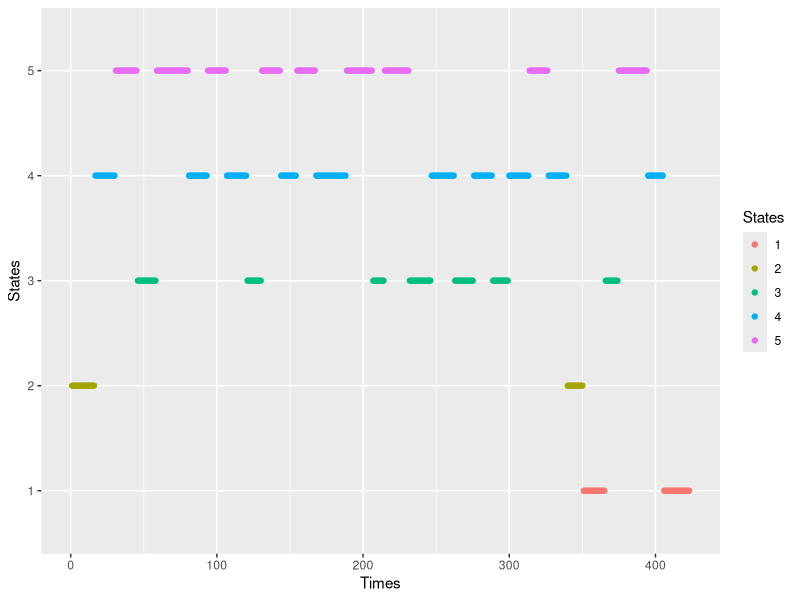
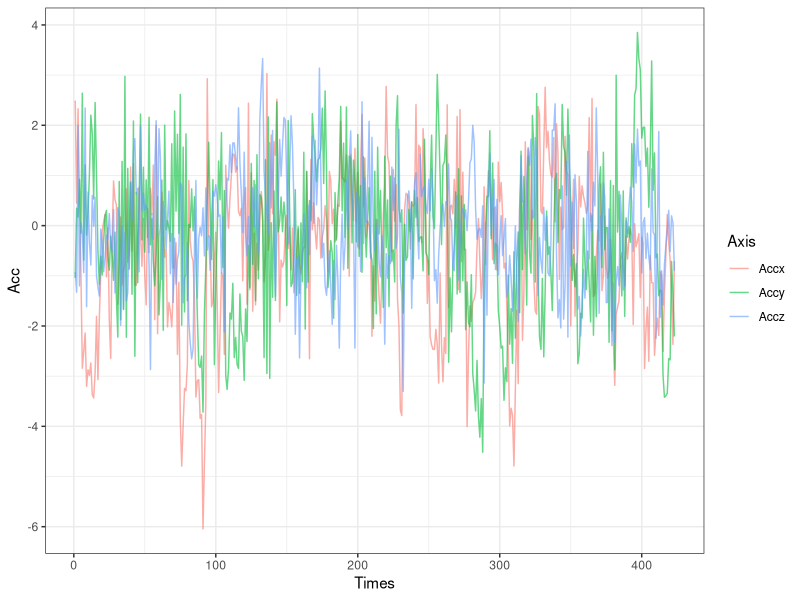

Generate these figures, in order, with R:
library(tidyverse)
# This script performes some simultions of the model presented
#######################################################################
############################### Simulations ###########################
#######################################################################

### 1. Set model's parameters

# Sojourn time parameters
lambda=c(20,13,10.8,15.8,17.2) 
M=length(lambda) # Number of possible states
                                                                    
# Parameters of AR models
alphas=list()
alphas[[1]]=c(0.2,0.3,0.4) # alpha parameter for state 1 for the three acc axis
alphas[[2]]=c(0.7,0.2,-0.2) # alpha parameter for state 2 for the three acc axis
alphas[[3]]=c(-.1,-.04,0.2) # alpha parameter for state 3 for the three acc axis
alphas[[4]]=c(0.6,0.6,0.5) # alpha parameter for state 4 for the three acc axis
alphas[[5]]=c(0.4,-0.3,0.3) # alpha parameter for state 5 for the three acc axis

betas1=list() 
betas1[[1]]=c(0.4,0.5,.1) # beta1 for state 1 for the three acc axis
betas1[[2]]=c(0.2,0.35,.6) # beta1 for state 2 for the three acc axis
betas1[[3]]=c(0.5,0.6,.2) # beta1 for state 3 for the three acc axis
betas1[[4]]=c(0.1,0.2,.25) # beta1 for state 4 for the three acc axis
betas1[[5]]=c(0.3,0.4,.15) # beta1 for state 5 for the three acc axis

betas2=list() 
betas2[[1]]=c(NA,0.1,NA) # beta2 for state 1 for the three acc axis
betas2[[2]]=c(NA,0.2,.35) # beta2 for state 2 for the three acc axis
betas2[[3]]=c(NA,NA,NA) # beta2 for state 3 for the three acc axis
betas2[[4]]=c(0.1,0.1,NA) # beta2 for state 4 for the three acc axis
betas2[[5]]=c(0.15,NA,NA) # beta2 for state 5 for the three acc axis

betas3=list() 
betas3[[1]]=c(NA,NA,NA) # beta3 for state 1 for the three acc axis
betas3[[2]]=c(NA,NA,.05) # beta3 for state 2 for the three acc axis
betas3[[3]]=c(NA,NA,NA) # beta3 for state 3 for the three acc axis
betas3[[4]]=c(NA,0.01,NA) # beta3 for state 4 for the three acc axis
betas3[[5]]=c(NA,NA,NA) # beta3 for state 5 for the three acc axis

k=list(c(1,2,1),c(1,2,3),c(1,1,1),c(2,3,1),c(2,1,1)) # order of each model

# Initial distributions
delta=rep(1,M)/M

# Trasition probability matrix:
# tmp_ii=0
tpm <- matrix(c(0, 0.34, 0.255, 0.105, 0.3,
                 0.2, 0, 0.35, 0.25, 0.2,
                 0.11, 0.25,0, 0.29,0.35,
                 0.1, 0.2, 0.3, 0,0.4,
                 0.25,0.15,0.20,0.4,0), byrow = T, nrow = 5)

# Number of total NAS sequence (i.e, number of changes)
Tc=30

### 2. Simulation of the NAS sequence 
states=numeric(Tc)
for (j in 1:Tc) {
  if (j == 1) {
    states[1] <- sample(x = 1:M, size = 1, prob = delta)
    } else {
      states[j] <- sample(x = 1:M, size = 1, prob = tpm[states[j -1], ])
    }
  }

### 3. Simultation of the sojourn times 
Stimes=numeric(Tc)
for (j in 1:Tc) {
    Stimes[j] <- rpois(1,lambda [states[j]])
}
totL=sum(Stimes)

### 4. Simultation of the observations (AR models)
Obs=matrix(NA,nrow=3,ncol=totL)
count=1 # to index the Obs matrix
for (i in 1:Tc)# change in state 
{
 act.state=states[i]
    for (j in 1:3)# acc axis
   {   
     # set the order of the actual model
     ars=c(alphas[[act.state]][j],betas1[[act.state]][j],
     betas2[[act.state]][j],betas3[[act.state]][j])

     # Simulate the ar mode with arima.sim function
     simu=arima.sim(list(ar=na.omit(ars)), n=Stimes[i])
     Obs[j,(count:(count+length(simu)-1))]=simu
    }
 count=count+length(simu)
}

### 7. Creation of the Data Frame with the simulated data
States=as.factor(rep(rep(states,times=Stimes),3))
Acc=c(Obs[1,],Obs[2,],Obs[3,])
Axis=c(rep('Accx',length(Obs[1,])),rep('Accy',length(Obs[2,])),
       rep('Accz',length(Obs[3,])))
Times=rep(seq(1,totL),3)
Obs.df=data.frame(Times,Acc,Axis,States)

### 6. Plot the simulations
# Plot state sequencies
ggplot(Obs.df %>% filter(Axis=='Accx')) + geom_point(aes(x=Times,y=States,col=States))

# Plot the Observations
ggplot(Obs.df) + geom_line(aes(x=Times,y=Acc,col=Axis),alpha=0.6)+theme_bw()
